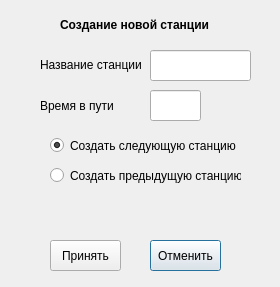
<?xml version="1.0" encoding="UTF-8"?>
<ui version="4.0">
 <class>CreateNewStationDialog</class>
 <widget class="QDialog" name="CreateNewStationDialog">
  <property name="geometry">
   <rect>
    <x>0</x>
    <y>0</y>
    <width>280</width>
    <height>287</height>
   </rect>
  </property>
  <property name="windowTitle">
   <string>Создание новой станции</string>
  </property>
  <widget class="QLabel" name="label_2">
   <property name="geometry">
    <rect>
     <x>40</x>
     <y>90</y>
     <width>91</width>
     <height>31</height>
    </rect>
   </property>
   <property name="text">
    <string>Время в пути</string>
   </property>
  </widget>
  <widget class="QLineEdit" name="lengthOfDistance">
   <property name="geometry">
    <rect>
     <x>150</x>
     <y>90</y>
     <width>51</width>
     <height>31</height>
    </rect>
   </property>
  </widget>
  <widget class="QLabel" name="label_3">
   <property name="geometry">
    <rect>
     <x>40</x>
     <y>50</y>
     <width>101</width>
     <height>31</height>
    </rect>
   </property>
   <property name="text">
    <string>&lt;html&gt;&lt;head/&gt;&lt;body&gt;&lt;p&gt;Название станции&lt;/p&gt;&lt;/body&gt;&lt;/html&gt;</string>
   </property>
  </widget>
  <widget class="QLineEdit" name="stationName">
   <property name="geometry">
    <rect>
     <x>150</x>
     <y>50</y>
     <width>101</width>
     <height>31</height>
    </rect>
   </property>
  </widget>
  <widget class="QLabel" name="label_4">
   <property name="geometry">
    <rect>
     <x>60</x>
     <y>10</y>
     <width>171</width>
     <height>31</height>
    </rect>
   </property>
   <property name="text">
    <string>&lt;html&gt;&lt;head/&gt;&lt;body&gt;&lt;p&gt;&lt;span style=&quot; font-size:9pt; font-weight:600;&quot;&gt;Создание новой станции&lt;/span&gt;&lt;/p&gt;&lt;/body&gt;&lt;/html&gt;</string>
   </property>
  </widget>
  <widget class="QPushButton" name="cancelButton">
   <property name="geometry">
    <rect>
     <x>150</x>
     <y>240</y>
     <width>71</width>
     <height>31</height>
    </rect>
   </property>
   <property name="text">
    <string>Отменить</string>
   </property>
  </widget>
  <widget class="QRadioButton" name="previousStation">
   <property name="geometry">
    <rect>
     <x>50</x>
     <y>160</y>
     <width>191</width>
     <height>31</height>
    </rect>
   </property>
   <property name="text">
    <string>Создать предыдущую станцию</string>
   </property>
  </widget>
  <widget class="QRadioButton" name="nextStation">
   <property name="geometry">
    <rect>
     <x>50</x>
     <y>130</y>
     <width>191</width>
     <height>31</height>
    </rect>
   </property>
   <property name="text">
    <string>Создать следующую станцию</string>
   </property>
   <property name="checked">
    <bool>true</bool>
   </property>
  </widget>
  <widget class="QPushButton" name="okButton">
   <property name="geometry">
    <rect>
     <x>50</x>
     <y>240</y>
     <width>71</width>
     <height>31</height>
    </rect>
   </property>
   <property name="text">
    <string>Принять</string>
   </property>
  </widget>
  <widget class="QLabel" name="errorLabel">
   <property name="geometry">
    <rect>
     <x>40</x>
     <y>190</y>
     <width>191</width>
     <height>31</height>
    </rect>
   </property>
   <property name="text">
    <string/>
   </property>
   <property name="alignment">
    <set>Qt::AlignCenter</set>
   </property>
  </widget>
 </widget>
 <resources/>
 <connections/>
</ui>
